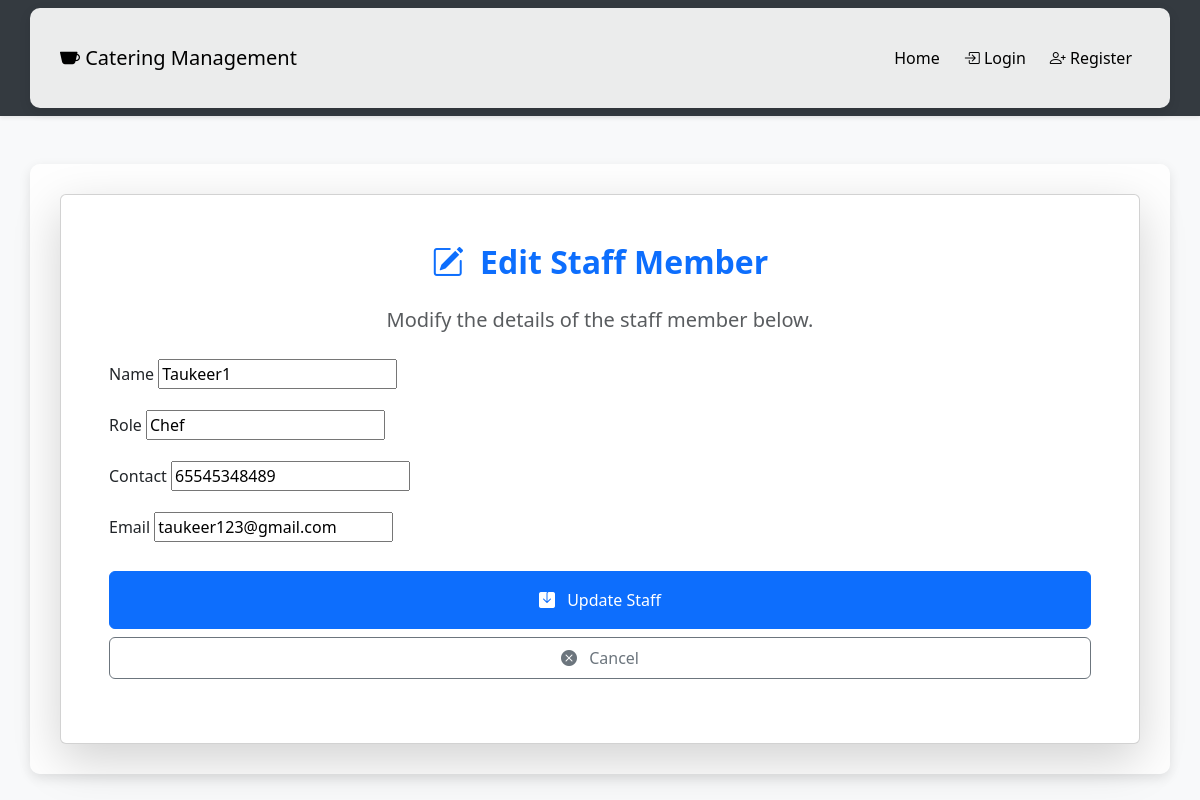
Screenshot of /catering/staff/edit/2/ with the database file from the repository.
### catering/models.py (models this page shows, shortened)
class Staff(models.Model):
    name = models.CharField(max_length=255)
    role = models.CharField(max_length=100)  # e.g., Chef, Server, Coordinator
    contact = models.CharField(max_length=15)
    email = models.EmailField(unique=True)

### catering/views.py (the view)
# urls.py: path('staff/edit/<int:staff_id>/', views.edit_staff, name='edit_staff'),
def edit_staff(request, staff_id):
    staff = get_object_or_404(Staff, id=staff_id)
    if request.method == 'POST':
        form = StaffForm(request.POST, instance=staff)
        if form.is_valid():
            form.save()
            return redirect('staff_list')
    else:
        form = StaffForm(instance=staff)
    return render(request, 'edit_staff.html', {'form': form, 'staff': staff})

### catering/forms.py
class StaffForm(forms.ModelForm):
    class Meta:
        model = Staff
        fields = ['name', 'role', 'contact', 'email']

### catering/templates/edit_staff.html (shortened to what this page needs)
{% block content %}
<link rel="stylesheet" href="https://cdn.jsdelivr.net/npm/bootstrap-icons@1.5.0/font/bootstrap-icons.css">
<link rel="stylesheet" href="https://cdn.jsdelivr.net/npm/bootstrap@5.3.0/dist/css/bootstrap.min.css">
<link rel="stylesheet" href="https://cdn.jsdelivr.net/npm/bootstrap-icons/font/bootstrap-icons.css">
<nav class="navbar navbar-expand-lg navbar-dark bg-dark shadow-sm">
    <div class="container">
        <a class="navbar-brand" href="#">
            <i class="bi bi-cup-fill"></i> Catering Management
        </a>
        <div class="collapse navbar-collapse" id="navbarNav" style="color: black;">
            <ul class="navbar-nav ms-auto">
                <li class="nav-item">
                    <a class="nav-link active" aria-current="page" href="{% url 'home' %}">Home</a>
                </li>
                {% if user.is_authenticated %}
                    <li class="nav-item">
                        <a class="nav-link" href="{% url 'client_list' %}">Clients</a>
                    </li>
                    <li class="nav-item">
                        <a class="nav-link" href="{% url 'staff_list' %}">Staff</a>
                    </li>
                    <li class="nav-item">
                        <a class="nav-link" href="{% url 'contact' %}">Contact</a>
                    </li>
                {% else %}
                    <li class="nav-item">
                        <a class="nav-link btn btn-sm btn-primary ms-2 text-white" href="{% url 'login' %}">
                            <i class="bi bi-box-arrow-in-right"></i> Login
                        </a>
                    </li>
                    <li class="nav-item">
                        <a class="nav-link btn btn-sm btn-success ms-2 text-white" href="{% url 'register' %}">
                            <i class="bi bi-person-plus"></i> Register
                        </a>
                    </li>
                {% endif %}
            </ul>
        </div>
    </div>
</nav>
<div class="container mt-5">
    <div class="card shadow-lg">
        <div class="card-body p-5">
            <h2 class="text-primary fw-bold mb-4 text-center">
                <i class="bi bi-pencil-square me-2"></i> Edit Staff Member
            </h2>
            <p class="lead text-muted mb-4 text-center">Modify the details of the staff member below.</p>
            <form method="post" class="row g-3">
                {% for field in form %}
                    <div class="col-12">
                        <label for="{{ field.id_for_label }}" class="form-label">{{ field.label }}</label>
                        {{ field }}
                    </div>
                {% endfor %}
                <div class="col-12 mt-4">
                    <div class="d-grid gap-2">
                        <button type="submit" class="btn btn-primary py-3">
                            <i class="bi bi-save-fill me-2"></i> Update Staff
                        </button>
                        <a href="{% url 'staff_list' %}" class="btn btn-outline-secondary py-2">
                            <i class="bi bi-x-circle-fill me-2"></i> Cancel
                        </a>
                    </div>
                </div>
            </form>
        </div>
    </div>
</div>
{% endblock %}

### catering/templates/edit_staff.html (style rules this page uses)
.navbar { background-color: #343a40 !important; }
.navbar-brand, .navbar-nav .nav-link { color: #000000 !important; }
.container { background: rgba(255, 255, 255, 0.9); padding: 30px; border-radius: 10px; box-shadow: 0px 4px 12px rgba(0, 0, 0, 0.1); }

### rows the page displays
Staff: form "Taukeer1" "Chef" "65545348489" "taukeer123@gmail.com"

### other values shown
{{ field.label }} "Name" "Role" "Contact" "Email"
